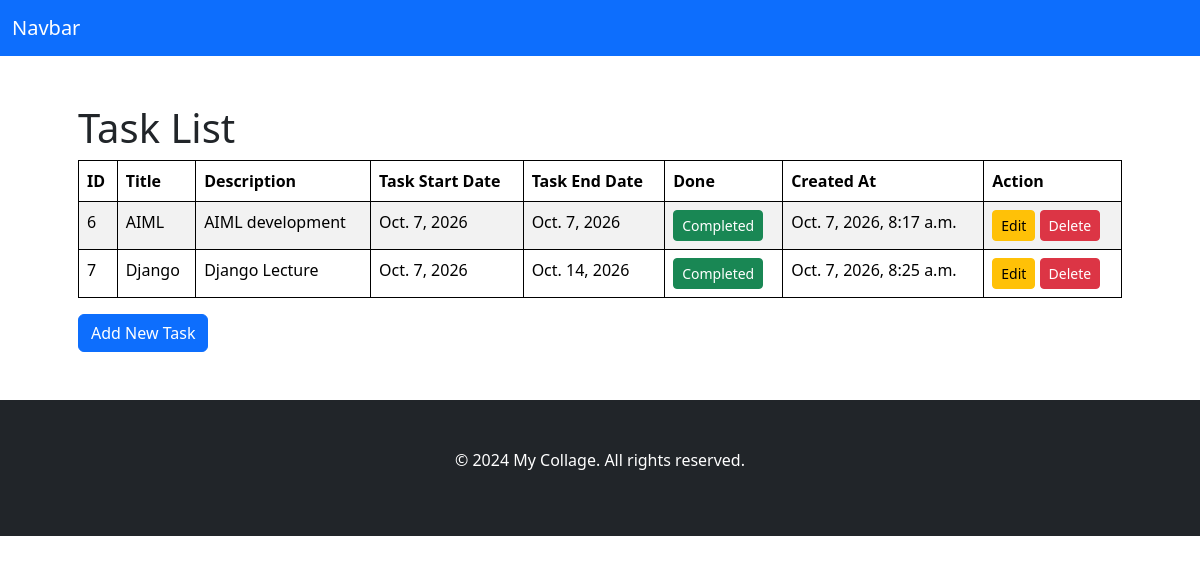
The page /todo/ on the database as committed earlier.
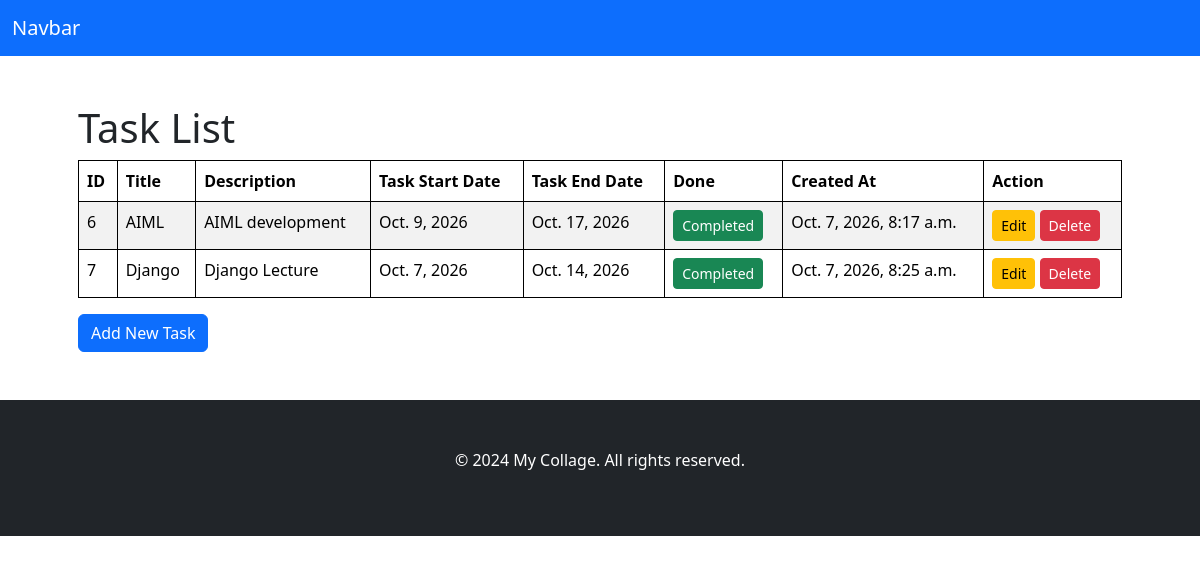
The same page on the database as committed later.
### todo/models.py (models this page shows, shortened)
class Task(models.Model):
    title = models.CharField(max_length=200)
    description = models.TextField(blank=True)
    task_start_date = models.DateField(default=timezone.localdate)
    task_end_date = models.DateField(default=timezone.localdate() + timedelta(days=7))
    completed = models.BooleanField(default=True)
    created_at = models.DateTimeField(auto_now_add=True)

### todo/views.py (the view)
# urls.py: path('', views.task_list, name='task_list'),
def task_list(request):
    tasks = Task.objects.all()
    return render(request, 'todo/task_list.html', {'tasks': tasks})

### todo/templates/todo/task_list.html (shortened to what this page needs)
{% extends "base.html" %}
{% block content %}
    <h1>Task List</h1>
    <table class="table table-striped">
        <thead>
            <tr>
                <th>ID</th>
                <th>Title</th>
                <th>Description</th>
                <th>Task Start Date</th>
                <th>Task End Date</th>
                <th>Done</th>
                <th>Created At</th>
                <th>Action</th>
            </tr>
        </thead>
        <tbody>
            {% for task in tasks %}
                <tr>
                    <td>{{ task.id }}</td>
                    <td>{{ task.title }}</td>
                    <td>{{ task.description }}</td>
                    <td>
                        {{ task.task_start_date }}
                    </td>
                    <td>{{ task.task_end_date }}</td>
                    <td>
                        <form method="post" action="{% url 'todo:task_toggle' task.pk %}">
                           <button type="submit" class="btn btn-sm {% if task.completed %}btn-success{% else %}btn-secondary{% endif %}">
                                {% if task.completed %}Completed{% else %}Mark as Done{% endif %}
                            </button>
                        </form>
                    </td>
                    <td>{{ task.created_at }}</td>
                    <td>
                        <a href="{% url 'todo:task_update' task.pk %}" class="btn btn-sm btn-warning">Edit</a>
                        <a href="{% url 'todo:task_delete' task.pk %}" class="btn btn-sm btn-danger">Delete</a>
                    </td>
                </tr>
              {% empty %}
                    <tr>
                        <td colspan="8" class="text-center">No tasks available.</td>
                    </tr>
            {% endfor %}
        </tbody>
    </table>
    <a href="{% url 'todo:task_create' %}" class="btn btn-primary">Add New Task</a>
{% endblock %}

Rows that differ between the two databases and show on the page:
changed Task "AIML": task_start_date "Oct. 7, 2026" → "Oct. 9, 2026"; task_end_date "Oct. 7, 2026" → "Oct. 17, 2026"
